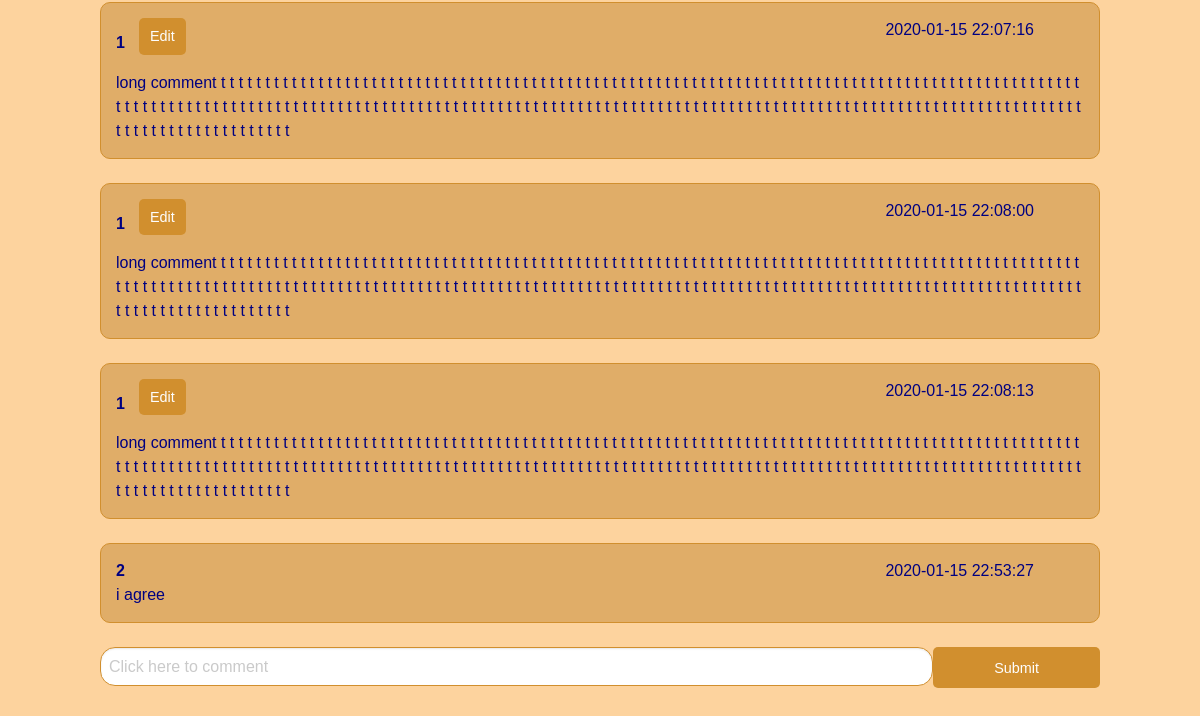
/qaf/1/3 (signed in, lower part), run on an earlier commit of the app's database.
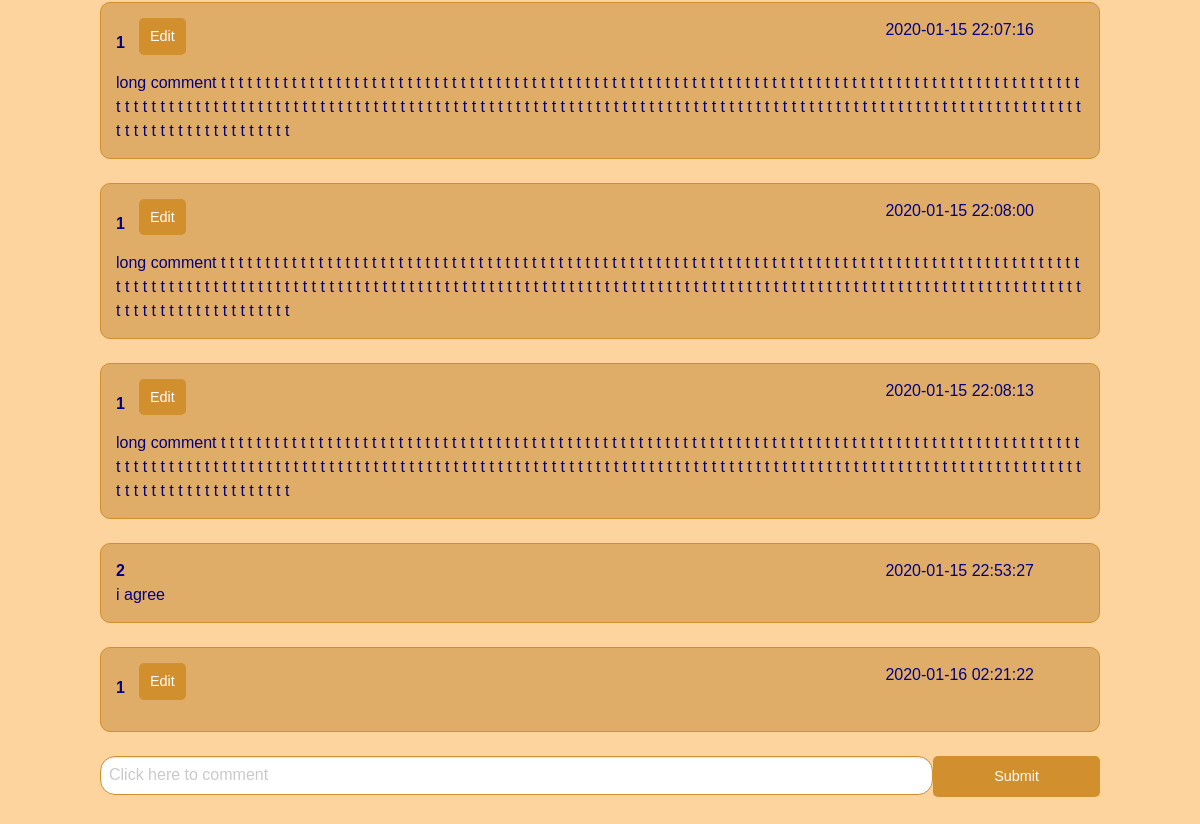
And on a later commit of the database.
### tables this page shows
CREATE TABLE comments (id INTEGER PRIMARY KEY, author_id INTEGER, content TEXT, post_id INTEGER, qaf_id INTEGER, time_created DATETIME DEFAULT CURRENT_TIMESTAMP, net_vote INTEGER);

### app.py (the view)
@app.route("/qaf/<qaf_id>/<post_id>", methods=['GET', 'POST'])
def show_post(qaf_id,post_id):
    if current_user() == None:
      flash('You must be logged in to access this page', 'warning')
      return redirect( url_for( 'login'))
    if ('comment' in request.form):
        entry = request.form
        Comment.new_comment(current_user().id, entry['comment'], post_id, qaf_id)
    if ('post_id' in request.form):
        return redirect(url_for('edit_title', post = request.form['post_id']))
    post = Post(post_id)
    comments = post.get_comments()
    return render_template('post.html', title = post.title, post = post, comments = comments, author = User(post.author_id).username)

### app.py (called while the page is built)
def current_user():
    if 'user_id' in session:
        return User(session['user_id'])
    return None

@app.context_processor
def make_template_globals():
    return dict(current_user=current_user())

### util/db_builder.py (called while the page is built)
def execute(cmd):
    db = sqlite3.connect(DB_FILE)
    c = db.cursor()
    output = c.execute(cmd)
    db.commit()
    return output

### util/post.py (called while the page is built)
    def get_comments(self):
        command = f'SELECT id FROM comments WHERE post_id = {self.id}'
        data = execute(command).fetchall()
        comments = []
        for comment_id in data:
            comments.append(Comment(comment_id[0]))
        return comments

### templates/post.html (shortened to what this page needs)
{% extends "base.html" %}
{% block content %}
<div class="grid-x">
  <br>
  {% if comments %}
    {% for comment in comments %}
    <div class="post small-10 small-offset-1">
      <strong >{{comment.author}} </strong>
      {% if comment.author_id == current_user.id %}
        <button class="button" style="padding:10px;margin-left:1%" onclick="edit_comment()">Edit</button>
      {% endif %}
      <span style="float:right;margin-right:50px">{{comment.time_created}}</span> <br>
      <div id="content" style="word-wrap: break-word;">{{comment.content}} </div>
    </div>
    <div class="small-12">
      <br>
    </div>
    {% endfor %}
  {% endif %}
</div>
<div class="small-12 grid-x">
  <form class="form-group small-10 small-offset-1" method="post">
    <div class="grid-x">
      <input class="textInput small-10" name="comment" type="text" placeholder='Click here to comment'>
      <input class="button small-2" type="submit" value="Submit">
    </div>
    <br>
  </form>
</div>
{% endblock content %}

What changed in the data, as far as the page shows it:
added comments: author "1", shows "Edit", time_created "2020-01-16 02:21:22"
